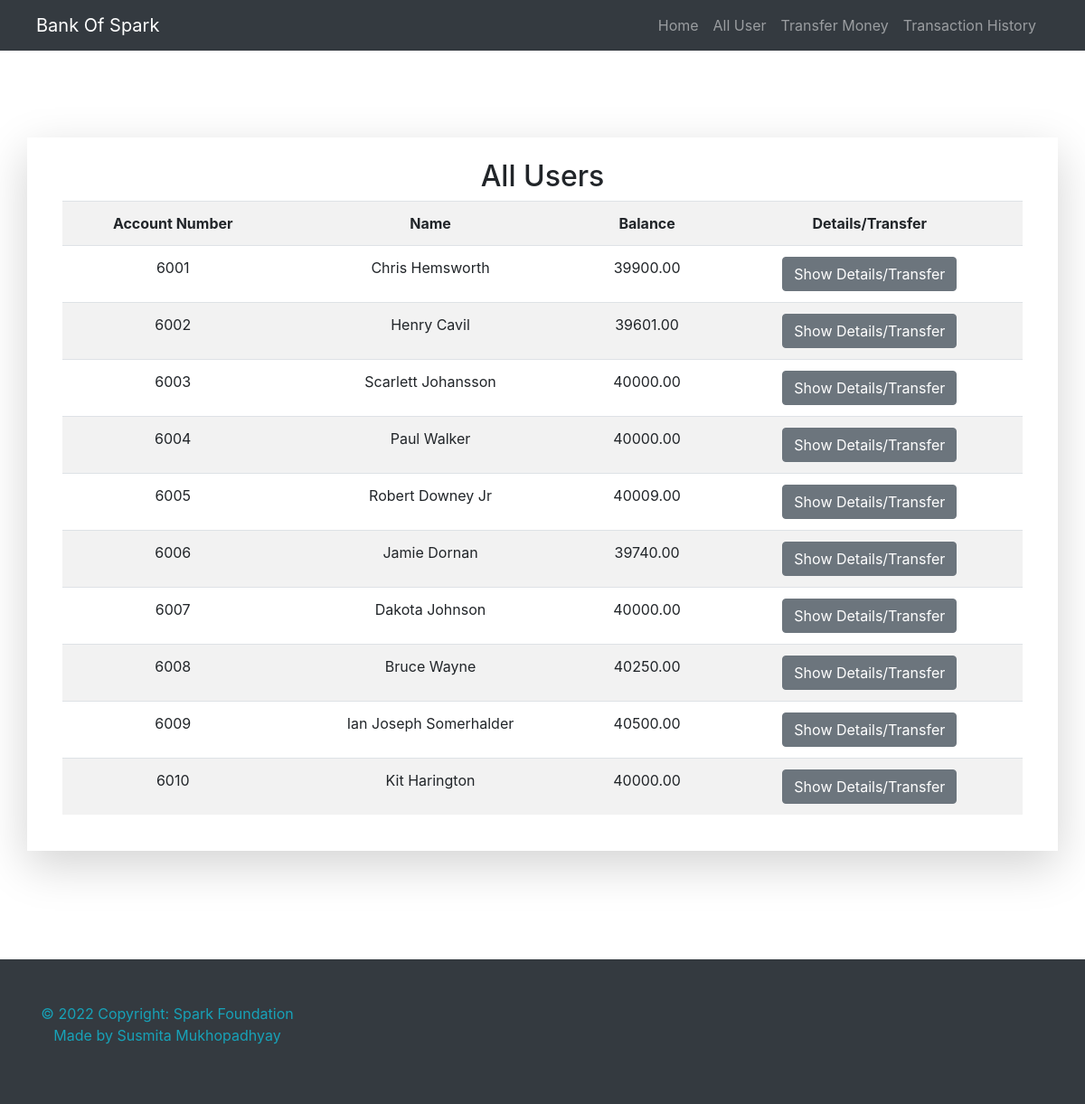
Page /all_user.php on the committed database.
### tables this page shows
CREATE TABLE `user_info_db` (
  `ac_num` int(11) NOT NULL,
  `name` varchar(30) NOT NULL,
  `phone` varchar(10) NOT NULL,
  `email` varchar(30) NOT NULL,
  `address` varchar(30) NOT NULL,
  `pan` varchar(10) NOT NULL,
  `balance` decimal(10,2) NOT NULL
);

### all_user.php (the view, shortened to what this page needs)
<!DOCTYPE html>
<html>
<head>
	<?php include 'snippet/links.php' ?>
</head>
<body>
	<?php include 'snippet/navbar.php' ?>
	<div class="p-5"></div>
	<div class="container">
		<div class="row">
			<div class="col mx-auto shadow-lg p-4 mb-4 bg-white">
				<h2 class="text-center">All Users</h2>
				<?php include 'snippet/config.php' ?>
				<?php
				$sql = "SELECT * FROM user_info_db";
				$result = $conn->query($sql);
				if ($result->num_rows > 0) {?>
					<div class='container'><table class ='table table-striped'>
					<tr>
					<th>Account Number</th>
					<th>Name</th>
					<th>Balance</th>
					<th>Details/Transfer</th>
					</tr>
					<?php while($rows=mysqli_fetch_assoc($result)) { ?>
				<tr>
					<td>
						<?php echo $rows['ac_num'] ?>
					</td>
					<td>
						<?php echo $rows['name']?>
					</td>
					<td>
						<?php echo $rows['balance']?>
					</td>
					<td><a href="singleuser.php?id= <?php echo $rows['ac_num'] ;?>">
							<button type="button" class="btn btn-secondary">Show Details/Transfer</button>
						</a></td>
				</tr>
				<?php }
					echo "</table></div>";
				}
				else { echo "0 results"; }
				?>
			</div>
		</div>
	</div>
	<div class="m-4 p-4"></div>
	<?php include "snippet/footerbar.php"?>
</body>
</html>

### links.php (shortened to what this page needs)
<link rel="stylesheet" href="https://maxcdn.bootstrapcdn.com/bootstrap/4.5.2/css/bootstrap.min.css">
<link rel="stylesheet" href="CSS/mystyle.css">
<link rel="stylesheet" href="https://use.fontawesome.com/releases/v5.7.0/css/all.css">
<link rel="stylesheet" href="https://cdnjs.cloudflare.com/ajax/libs/font-awesome/4.7.0/css/font-awesome.min.css">

### navbar.php
<nav class="navbar navbar-expand-sm bg-dark navbar-dark">
  <div class="row w-100">
    <div class="col-lg-4"><ul class="navbar-nav">
        <li class="nav-item pl-4">
          <a class="navbar-brand" href="index.php">Bank Of Spark</a>
        </li>
    </div>
    <div class="col-lg-8">
      <ul class="navbar-nav justify-content-end">
      <li class="nav-item">
          <a class="nav-link" href="index.php">Home</a>
        </li>
        <li class="nav-item">
          <a class="nav-link" href="all_user.php">All User</a>
        </li>
        <li class="nav-item">
          <a class="nav-link" href="make_transaction.php">Transfer Money</a>
        </li>
        <li class="nav-item">
          <a class="nav-link" href="transaction_history.php">Transaction History</a>
        </li>
      </ul>
    </div>
  </div>
</nav>

### footerbar.php
<nav class="bg-dark">
  <div class="row w-100">
    <div class="col-lg-4 text-center p-5">
      <p class='text-info'>© 2022 Copyright: Spark Foundation<br>Made by Susmita Mukhopadhyay</p>
    </div>
    <div class="col-lg-4"></div>
    <div class="col-lg-4 text-center">
      <br><br>
    </div>
  </div>
</nav>

### mystyle.css (style rules this page uses)
* { box-sizing: border-box; }
th, td { padding: 5px; text-align: center; }

### rows in the picture
user_info_db: ac_num "6001", name "Chris Hemsworth", balance "39900.00"
user_info_db: ac_num "6002", name "Henry Cavil", balance "39601.00"
user_info_db: ac_num "6003", name "Scarlett Johansson", balance "40000.00"
user_info_db: ac_num "6004", name "Paul Walker", balance "40000.00"
user_info_db: ac_num "6005", name "Robert Downey Jr", balance "40009.00"
user_info_db: ac_num "6006", name "Jamie Dornan", balance "39740.00"
user_info_db: ac_num "6007", name "Dakota Johnson", balance "40000.00"
user_info_db: ac_num "6008", name "Bruce Wayne", balance "40250.00"
user_info_db: ac_num "6009", name "Ian Joseph Somerhalder", balance "40500.00"
user_info_db: ac_num "6010", name "Kit Harington", balance "40000.00"
